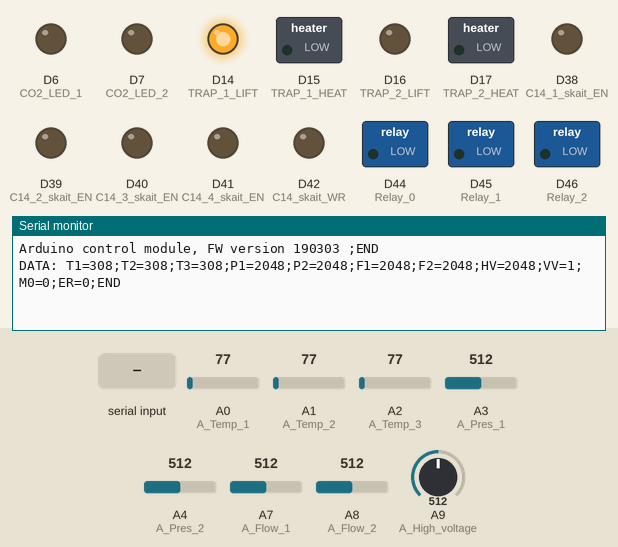
The sketch below on a simulated Arduino Due. Parts: switched loads named in the sketch (green lamp = pin HIGH), output pins drawn as LEDs (lit = HIGH), the last lines printed to the serial monitor. The test bench sets the inputs (shaded band); at power-on: A0 (A_Temp_1) = 77, A1 (A_Temp_2) = 77, A2 (A_Temp_3) = 77, A3 (A_Pres_1) = 512, A4 (A_Pres_2) = 512, A7 (A_Flow_1) = 512, A8 (A_Flow_2) = 512, A9 (A_High_voltage) = 512 (analog values on the 0–1023 scale).

Above: at 1.2 s.
1.3 s: "<SETMODE;1>" received over Serial
At 1.8 s:
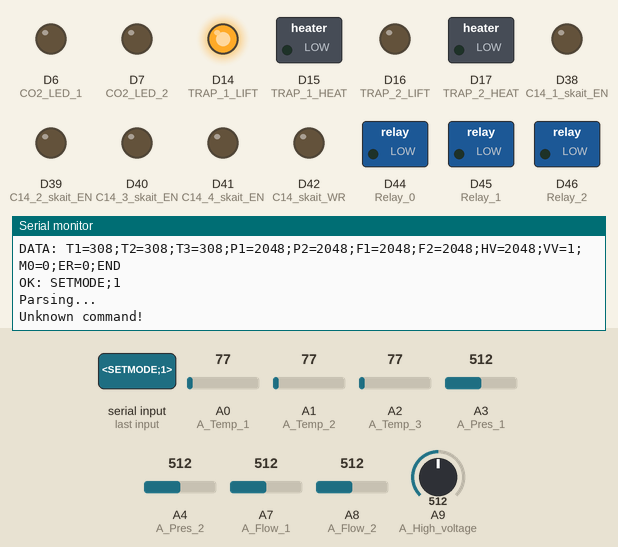
2.8 s: "<COMMAND;1>" received over Serial
At 2.96 s:
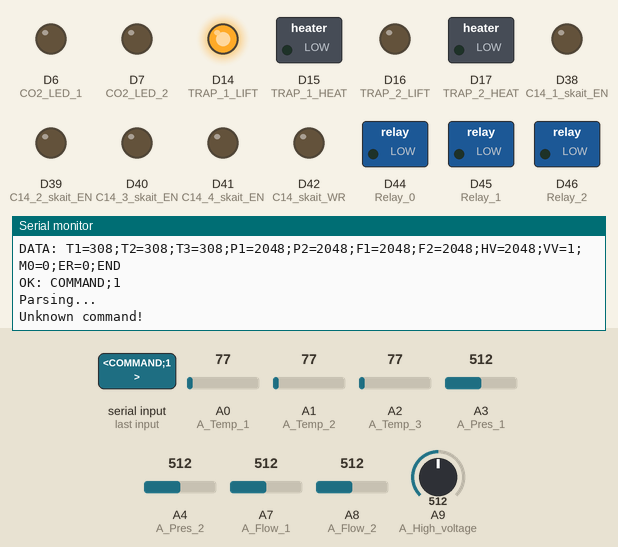
4.3 s: "<SETMODE>" received over Serial
At 4.9 s:
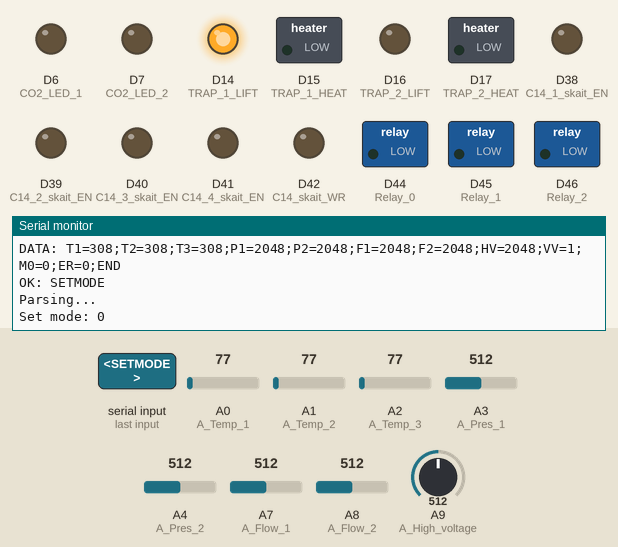

Measured:
- after the input at 1.3 s, the serial monitor: prints a new line at once (image 1)
- after the input at 2.8 s, the serial monitor: prints a new line at once (image 2)
- after the input at 4.3 s, the serial monitor: prints a new line at once (image 3)

The sketch:

190303.ino
```cpp
#include <DueTimer.h>


#define FWver 190303


const byte PWR_OK = 2;
const byte CO2_LED_1 = 6;
const byte CO2_LED_2 = 7;
const byte TRAP_1_LIFT = 14;
const byte TRAP_1_HEAT = 15;
const byte TRAP_2_LIFT = 16;
const byte TRAP_2_HEAT = 17;
const byte C14_skait_0 = 22;
const byte C14_skait_1 = 24;
const byte C14_skait_2 = 26;
const byte C14_skait_3 = 28;
const byte C14_skait_4 = 30;
const byte C14_skait_5 = 32;
const byte C14_skait_6 = 34;
const byte C14_skait_7 = 36;
const byte C14_1_skait_EN = 38;
const byte C14_2_skait_EN = 39;
const byte C14_3_skait_EN = 40;
const byte C14_4_skait_EN = 41;
const byte C14_skait_WR = 42;
const byte C14_skait_Reset = 43;
const byte Relay_0 = 44;
const byte Relay_1 = 45;
const byte Relay_2 = 46;
const byte Relay_3 = 47;
const byte Relay_4 = 48;
const byte Relay_5 = 49;
const byte Relay_6 = 50;
const byte Relay_7 = 51;

const int A_Temp_1 = A0;
const int A_Temp_2 = A1;
const int A_Temp_3 = A2;
const int A_Pres_1 = A3;
const int A_Pres_2 = A4;
const int A_CO2_in_1 = A5;
const int A_CO2_in_2 = A6;
const int A_Flow_1 = A7;
const int A_Flow_2 = A8;
const int A_High_voltage = A9;


byte mode_req = 0; // Mode request identifier.
/*  0 - standby
    1 - Sequence 1
    2 - Sequence 2
    3 - ...
    255 - manual control

*/

byte submode = 0; // Used to control function flow in main function.


unsigned int valves_req = 0; // Valve request control register (not only valves, but also trap and heating
/*  bit 0 -
    bit 1 -
    bit 2 -
    bit 3 - ...
    bit 15 - ...

*/

byte mode = 0; // Mode identifier. Working in this one
unsigned int valves = 0; // Valve control register. Working in this one

volatile byte ErrorCode = 0;

bool update = false;


//************************************ Serial parser config************************************

char serialString[64] = {0};         // a String to hold incoming data
char tempChars[64] = {0};        // temporary array for use when parsing
// char parsedString[64] = {0};        // 2nd temporary array for use when parsing

bool stringComplete = false;  // whether the string is complete
bool Receiving = false;       // 1 while receiving data
char stringidx = 0;


//----------------------------------Void  setup --------------------------------------------
void setup()
{


  Serial.begin(115200);
  Serial.print("Arduino control module, FW version ");
  Serial.print(FWver, DEC);
  Serial.println(" ;END");
  //  serialString.reserve(200);    // Reserve 64 bytes for serial message


  //************************************ port setup************************************


  pinMode(2, INPUT_PULLUP);   // PWR_OK
  pinMode(6, OUTPUT);   // CO2_LED_1
  pinMode(7, OUTPUT);   // CO2_LED_2

  pinMode(14, OUTPUT);   // TRAP_1_LIFT
  pinMode(15, OUTPUT);   // TRAP_1_HEAT
  pinMode(16, OUTPUT);   // TRAP_2_LIFT
  pinMode(17, OUTPUT);   // TRAP_2_HEAT

  pinMode(22, INPUT_PULLUP);   // C14_skait_0
  pinMode(24, INPUT_PULLUP);   // C14_skait_1
  pinMode(26, INPUT_PULLUP);   // C14_skait_2
  pinMode(28, INPUT_PULLUP);   // C14_skait_3
  pinMode(30, INPUT_PULLUP);   // C14_skait_4
  pinMode(32, INPUT_PULLUP);   // C14_skait_5
  pinMode(34, INPUT_PULLUP);   // C14_skait_6
  pinMode(36, INPUT_PULLUP);   // C14_skait_7

  pinMode(38, OUTPUT);   // C14_1_skait_EN
  pinMode(39, OUTPUT);   // C14_2_skait_EN
  pinMode(40, OUTPUT);   // C14_3_skait_EN
  pinMode(41, OUTPUT);   // C14_4_skait_EN
  pinMode(42, OUTPUT);   // C14_skait_WR
  pinMode(43, OUTPUT);   // C14_skait_Reset

  pinMode(44, OUTPUT);   // Relay_0
  pinMode(45, OUTPUT);   // Relay_1
  pinMode(46, OUTPUT);   // Relay_2
  pinMode(47, OUTPUT);   // Relay_3
  pinMode(48, OUTPUT);   // Relay_4
  pinMode(49, OUTPUT);   // Relay_5
  pinMode(50, OUTPUT);   // Relay_6
  pinMode(51, OUTPUT);   // Relay_7


  analogReadResolution(12);   // Set analog read resolution

  SYSinit();   // set default control and system states (to be used later)

  //************************************ Let the show begin ************************************

  Timer3.attachInterrupt(GETinfo).setFrequency(1).start();
  //Timer3.stop();

}   // End of void setup()


//---------------------------------- void loop () --------------------------------------------

void loop()
{
  switch (mode)
  {
    case 0:
      {
        if (submode == 0)
        {
          setValve(TRAP_1_LIFT, 1);
          submode++;
        }
        break;
      }

    case 1:
      {
        if (submode == 0)
        {
          setValve(TRAP_1_LIFT, 0);
          submode++;
        }
        break;
      }

    case 2:
      {
        if (submode == 0)
        {
          setValve(TRAP_2_LIFT, 1);
          submode++;
        }
        break;
      }

    case 3:
      {
        if (submode == 0)
        {
          setValve(TRAP_2_LIFT, 0);
          submode++;
        }
        break;
      }

    case 255:
      {
        break;
      }

    default:
      {
        Serial.println("Undefined mode!!!");
        break;
      }

  } // End of switch (mode)


  //************************************ Update mode and valves ************************************
  if (update)     // if something changed, update it
  {
    Update();
  }

  //************************************ Decode Serial Command ************************************
  if (stringComplete) {
    strcpy(tempChars, serialString);  // Copy peceived string to temp buffer
    Serial.print("OK: ");
    Serial.println(tempChars);
    parseData();


    for (byte i = 0; i < 64; i++)
    {
      serialString[i] = 0;
      tempChars[i] = 0;
      //      parsedString[i] = 0;
    }
    // clear the string:
    //serialString = {0};
    stringComplete = false;
  }

} // End of void loop()

//---------------------------------- SYSinit function --------------------------------------------
void SYSinit (void)
{
  digitalWrite(CO2_LED_1, LOW);
  digitalWrite(CO2_LED_2, LOW);
  digitalWrite(TRAP_1_LIFT, LOW);
  digitalWrite(TRAP_1_HEAT, LOW);
  digitalWrite(TRAP_2_LIFT, LOW);
  digitalWrite(TRAP_2_HEAT, LOW);
  digitalWrite(C14_1_skait_EN, LOW);
  digitalWrite(C14_2_skait_EN, LOW);
  digitalWrite(C14_3_skait_EN, LOW);
  digitalWrite(C14_4_skait_EN, LOW);
  digitalWrite(C14_skait_WR, LOW);
  digitalWrite(C14_skait_Reset, LOW);
  digitalWrite(Relay_0, LOW);
  digitalWrite(Relay_1, LOW);
  digitalWrite(Relay_2, LOW);
  digitalWrite(Relay_3, LOW);
  digitalWrite(Relay_4, LOW);
  digitalWrite(Relay_5, LOW);
  digitalWrite(Relay_6, LOW);
  digitalWrite(Relay_7, LOW);

}
//---------------------------------- Getinfo function --------------------------------------------
void GETinfo(void)
{
  Serial.print("DATA: ");
  Serial.print("T1=");
  Serial.print(analogRead(A_Temp_1));
  Serial.print(";T2=");
  Serial.print(analogRead(A_Temp_2));
  Serial.print(";T3=");
  Serial.print(analogRead(A_Temp_3));
  Serial.print(";P1=");
  Serial.print(analogRead(A_Pres_1));
  Serial.print(";P2=");
  Serial.print(analogRead(A_Pres_2));
  Serial.print(";F1=");
  Serial.print(analogRead(A_Flow_1));
  Serial.print(";F2=");
  Serial.print(analogRead(A_Flow_2));
  Serial.print(";HV=");
  Serial.print(analogRead(A_High_voltage));
  Serial.print(";VV=");
  Serial.print(valves, BIN);
  Serial.print(";M0=");
  Serial.print(mode);
  Serial.print(";ER=");
  Serial.print(ErrorCode);
  Serial.println(";END");
}

//---------------------------------- Change tracking function --------------------------------------------


//---------------------------------- Serial event function --------------------------------------------
void serialEvent() {
  while (Serial.available())
  {
    // get the new byte:
    char inChar = (char)Serial.read();

    if ((inChar == '>') && (Receiving == true))
    {
      Receiving = false;
      stringComplete = true;
    } else

      if ((Receiving == true) && (inChar != '<'))
      {
        serialString[stringidx] = inChar;
        stringidx++;
      } else

        if (inChar == '<')
        {
          Receiving = true;
          stringidx = 0;
        };

  }
}

//---------------------------------- Parse data function --------------------------------------------

void parseData() {      // split the data into its parts
  Serial.println("Parsing...");

  char * strtokIndx; // this is used by strtok() as an index
  char parsedString[64] = {0};
  bool completed = 0;
  unsigned int tmpval = 0;

  strtokIndx = strtok(tempChars, "=");      // get the command word from string
  strcpy(parsedString, strtokIndx);         // Copy the command word from string for later comparison

  while (completed == 0)
  {

    //  Serial.print("ParsedString value = ");
    //  Serial.println(parsedString);


    if (strcmp(parsedString, "SETMODE") == 0)   // == 0 Because someone thought reverse logic will be fine :D
    {
      strtokIndx = strtok(NULL, ";"); // this continues where the previous call left off, find digit after = until ;
      tmpval = atoi(strtokIndx);      // Convert it to integer
      if (tmpval < 256)               // Check if command is OK
      {
        mode_req = tmpval;
      } else
      {
        mode_req = 0;
      };
      update = true;
      Serial.print("Set mode: ");
      Serial.println(mode_req);
      parsedString[0] = '\0';
    } // End of "SETMODE"

    else if (strcmp(parsedString, "COMMAND") == 0)
    {
      strtokIndx = strtok(NULL, ";"); // this continues where the previous call left off, find digit after = until ;
      tmpval = atoi(strtokIndx);      // Convert it to integer
      if ((tmpval < 65535) && (tmpval > 0) && (mode == 255)) // Check if command is OK
      {
        valves_req = tmpval;
        update = true;
        Serial.print("Command: ");
        Serial.println(valves_req, BIN);
      } else
      {
        Serial.println("BAD Command or mode =/= 255!");
      };

      parsedString[0] = '\0';
    }   // End of "COMMAND"
    else
    {
      Serial.println("Unknown command!");
      parsedString[0] = '\0';
    };

    strtokIndx = strtok(NULL, "=;");      // get the command word from string
    strcpy(parsedString, strtokIndx);         // Copy the command word from string for later comparison
    if (strcmp(parsedString, "") == 0)
    {
      //Serial.println("END;");
      completed = 1;
    }


  } // End of while completed

}
//---------------------------------- setValve function --------------------------------------------
void setValve (byte device, bool state)   // Set the requested valve to requested state. Same as digitalWrite, but with status aupdate
{
  digitalWrite(device, state);
  getValve();
  valves_req = valves;
}
//---------------------------------- getValve function --------------------------------------------
void getValve (void)  // Valve status update (needed for every second print function
{

  valves = 0;
  valves += digitalRead(TRAP_1_LIFT) << 0;
  valves += digitalRead(TRAP_1_HEAT) << 1;
  valves += digitalRead(TRAP_2_LIFT) << 2;
  valves += digitalRead(TRAP_2_HEAT) << 3;
  valves += digitalRead(Relay_0) << 4;
  valves += digitalRead(Relay_1) << 5;
  valves += digitalRead(Relay_2) << 6;
  valves += digitalRead(Relay_3) << 7;
  valves += digitalRead(Relay_4) << 8;
  valves += digitalRead(Relay_5) << 9;
  valves += digitalRead(Relay_6) << 10;
  valves += digitalRead(Relay_7) << 11;
}
//---------------------------------- Update mode and valve state --------------------------------------------
void Update(void)
{
  if (mode != mode_req)
  {
    mode = mode_req;
    submode = 0;
  };

  if (valves != valves_req)
  {
    digitalWrite(TRAP_1_LIFT, (valves_req&0b0000000000000001));
    digitalWrite(TRAP_1_HEAT, (valves_req&0b0000000000000010)>>1);
    digitalWrite(TRAP_2_LIFT, (valves_req&0b0000000000000100)>>2);
    digitalWrite(TRAP_2_HEAT, (valves_req&0b0000000000001000)>>3);
    digitalWrite(Relay_0, (valves_req&0b0000000000010000)>>4);
    digitalWrite(Relay_1, (valves_req&0b0000000000100000)>>5);
    digitalWrite(Relay_2, (valves_req&0b0000000001000000)>>6);
    digitalWrite(Relay_3, (valves_req&0b0000000010000000)>>7);
    digitalWrite(Relay_4, (valves_req&0b0000000100000000)>>8);
    digitalWrite(Relay_5, (valves_req&0b0000001000000000)>>9);
    digitalWrite(Relay_6, (valves_req&0b0000010000000000)>>10);
    digitalWrite(Relay_7, (valves_req&0b0000100000000000)>>11);
    getValve();
    valves_req = valves;
  };

  update = false;
}
```
